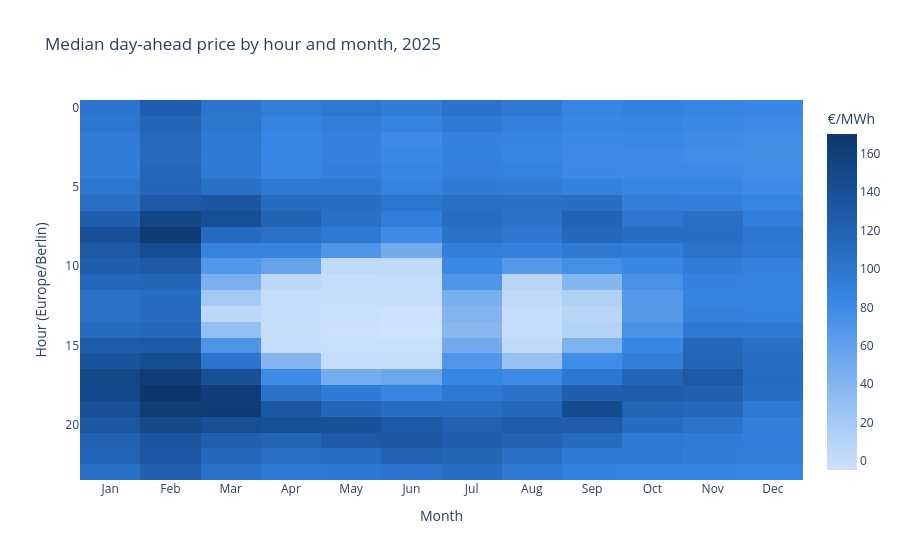

Notebook code cell kept with this figure:
### Markdown cell above
## Price by hour and month

### Code cell
hero = plots.price_heatmap(df, 2025)
hero

### Figure 1 — Plotly figure (JSON) as saved in the notebook; plotly's stock layout.template omitted (floating-point values rounded to 4 significant figures; data arrays with more than 128 entries replaced by an {"elided": "..."} marker saying what was removed)
{"data": [{"coloraxis": "coloraxis", "hovertemplate": "%{x}, %{y}:00<br>%{z:.0f} €/MWh<extra></extra>", "name": "0", "type": "heatmap", "x": ["Jan", "Feb", "Mar", "Apr", "May", "Jun", "Jul", "Aug", "Sep", "Oct", "Nov", "Dec"], "xaxis": "x", "y": [0, 1, 2, 3, 4, 5, 6, 7, 8, 9, 10, 11, 12, 13, 14, 15, 16, 17, 18, 19, 20, 21, 22, 23], "yaxis": "y", "z": {"elided": "24x12 float values"}}], "layout": {"coloraxis": {"autocolorscale": false, "colorbar": {"title": {"text": "€/MWh"}}, "colorscale": [[0, "#cde2fb"], [0.1667, "#9ec5f4"], [0.3333, "#6da7ec"], [0.5, "#3987e5"], [0.6667, "#256abf"], [0.8333, "#184f95"], [1, "#0d366b"]]}, "title": {"text": "Median day-ahead price by hour and month, 2025"}, "xaxis": {"anchor": "y", "domain": [0, 1], "title": {"text": "Month"}}, "yaxis": {"anchor": "x", "autorange": "reversed", "domain": [0, 1], "title": {"text": "Hour (Europe/Berlin)"}}}}
